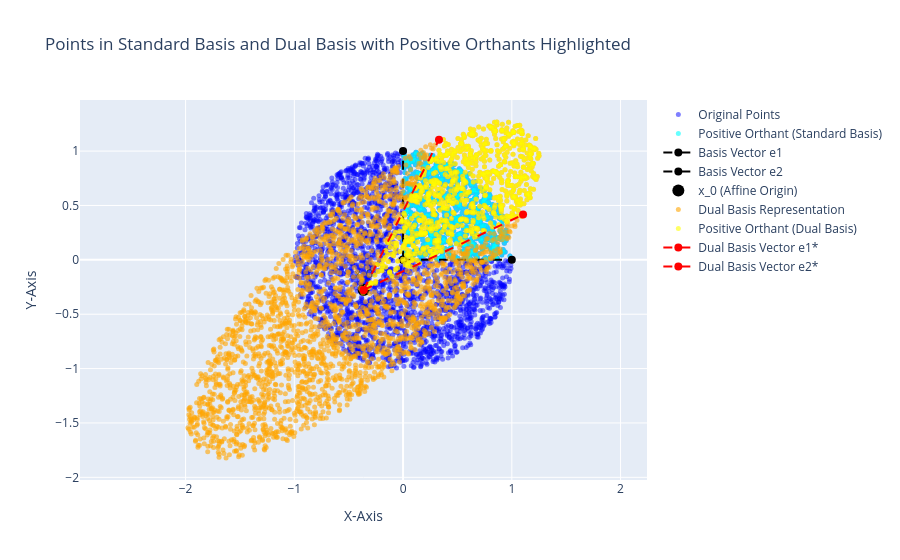

Here is the notebook cell this chart was saved with:
### Code cell
# Minimal Plot for Original Points in Standard Basis
fig = go.Figure()

# Plot Original Points
fig.add_trace(
    go.Scatter(
        x=original_points[0],
        y=original_points[1],
        mode="markers",
        marker=dict(size=5, color="blue", opacity=0.5),
        name="Original Points",
    )
)

# Plot Positive Orthant Points in Standard Basis
positive = (original_points[0] > 0) & (original_points[1] > 0)
print(np.sum(positive))

fig.add_trace(
    go.Scatter(
        x=original_points[0, positive],
        y=original_points[1, positive],
        mode="markers",
        marker=dict(size=5, color="cyan", opacity=0.6),
        name="Positive Orthant (Standard Basis)",
    )
)

# Plot Standard Basis Vectors
basis = np.eye(2)
for i, label in enumerate(["e1", "e2"]):
    fig.add_trace(
        go.Scatter(
            x=[0, basis[0, i]],
            y=[0, basis[1, i]],
            mode="lines+markers",
            marker=dict(size=8, color="black"),
            line=dict(width=2, dash="dash", color="black"),
            name=f"Basis Vector {label}",
        )
    )

# Plot x_0 Point
fig.add_trace(
    go.Scatter(
        x=[x_0[0, 0]],
        y=[x_0[1, 0]],
        mode="markers+text",
        marker=dict(size=12, color="black", symbol="circle"),
        text="x_0",
        textposition="top center",
        name="x_0 (Affine Origin)",
    )
)

##############

dual_representation = np.dot(dual_basis_vectors, original_points) + x_0
fig.add_trace(
    go.Scatter(
        x=dual_representation[0, :],
        y=dual_representation[1, :],
        mode="markers",
        marker=dict(size=5, color="orange", opacity=0.6),
        name="Dual Basis Representation",
    )
)

dual_representation = np.dot(dual_basis_vectors, original_points[:, positive]) + x_0
fig.add_trace(
    go.Scatter(
        x=dual_representation[0, :],
        y=dual_representation[1, :],
        mode="markers",
        marker=dict(size=5, color="yellow", opacity=0.6),
        name="Positive Orthant (Dual Basis)",
    )
)

# Plot Dual Basis Vectors offset by x_0
for i, label in enumerate(["e1*", "e2*"]):
    # Extract the dual basis vector
    dual_vector = dual_basis_vectors[:, i]

    # Compute the starting and ending points
    start_point = x_0.flatten()  # Starting at x_0
    end_point = start_point + dual_vector  # Offset by the dual basis vector

    # Plot the vector
    fig.add_trace(
        go.Scatter(
            x=[start_point[0], end_point[0]],
            y=[start_point[1], end_point[1]],
            mode="lines+markers",
            marker=dict(size=8, color="red"),
            line=dict(width=2, dash="dash", color="red"),
            name=f"Dual Basis Vector {label}",
        )
    )

# Ensure Aspect Ratio is Equal
fig.update_layout(
    title="Points in Standard Basis and Dual Basis with Positive Orthants Highlighted",
    xaxis=dict(scaleanchor="y", title="X-Axis"),
    yaxis=dict(title="Y-Axis"),
    showlegend=True,
)

fig.show()

### Figure 1 — Plotly figure (JSON) as saved in the notebook; plotly's stock layout.template omitted (floating-point values rounded to 4 significant figures; data arrays with more than 128 entries replaced by an {"elided": "..."} marker saying what was removed)
{"data": [{"marker": {"color": "blue", "opacity": 0.5, "size": 5}, "mode": "markers", "name": "Original Points", "type": "scatter", "x": {"elided": "3000 float values"}, "y": {"elided": "3000 float values"}}, {"marker": {"color": "cyan", "opacity": 0.6, "size": 5}, "mode": "markers", "name": "Positive Orthant (Standard Basis)", "type": "scatter", "x": {"elided": "746 float values"}, "y": {"elided": "746 float values"}}, {"line": {"color": "black", "dash": "dash", "width": 2}, "marker": {"color": "black", "size": 8}, "mode": "lines+markers", "name": "Basis Vector e1", "type": "scatter", "x": [0, 1], "y": [0, 0]}, {"line": {"color": "black", "dash": "dash", "width": 2}, "marker": {"color": "black", "size": 8}, "mode": "lines+markers", "name": "Basis Vector e2", "type": "scatter", "x": [0, 0], "y": [0, 1]}, {"marker": {"color": "black", "size": 12, "symbol": "circle"}, "mode": "markers+text", "name": "x_0 (Affine Origin)", "text": "x_0", "textposition": "top center", "type": "scatter", "x": [-0.3624], "y": [-0.2767]}, {"marker": {"color": "orange", "opacity": 0.6, "size": 5}, "mode": "markers", "name": "Dual Basis Representation", "type": "scatter", "x": {"elided": "3000 float values"}, "y": {"elided": "3000 float values"}}, {"marker": {"color": "yellow", "opacity": 0.6, "size": 5}, "mode": "markers", "name": "Positive Orthant (Dual Basis)", "type": "scatter", "x": {"elided": "746 float values"}, "y": {"elided": "746 float values"}}, {"line": {"color": "red", "dash": "dash", "width": 2}, "marker": {"color": "red", "size": 8}, "mode": "lines+markers", "name": "Dual Basis Vector e1*", "type": "scatter", "x": [-0.3624, 0.3302], "y": [-0.2767, 1.105]}, {"line": {"color": "red", "dash": "dash", "width": 2}, "marker": {"color": "red", "size": 8}, "mode": "lines+markers", "name": "Dual Basis Vector e2*", "type": "scatter", "x": [-0.3624, 1.103], "y": [-0.2767, 0.4159]}], "layout": {"showlegend": true, "title": {"text": "Points in Standard Basis and Dual Basis with Positive Orthants Highlighted"}, "xaxis": {"scaleanchor": "y", "title": {"text": "X-Axis"}}, "yaxis": {"title": {"text": "Y-Axis"}}}}
